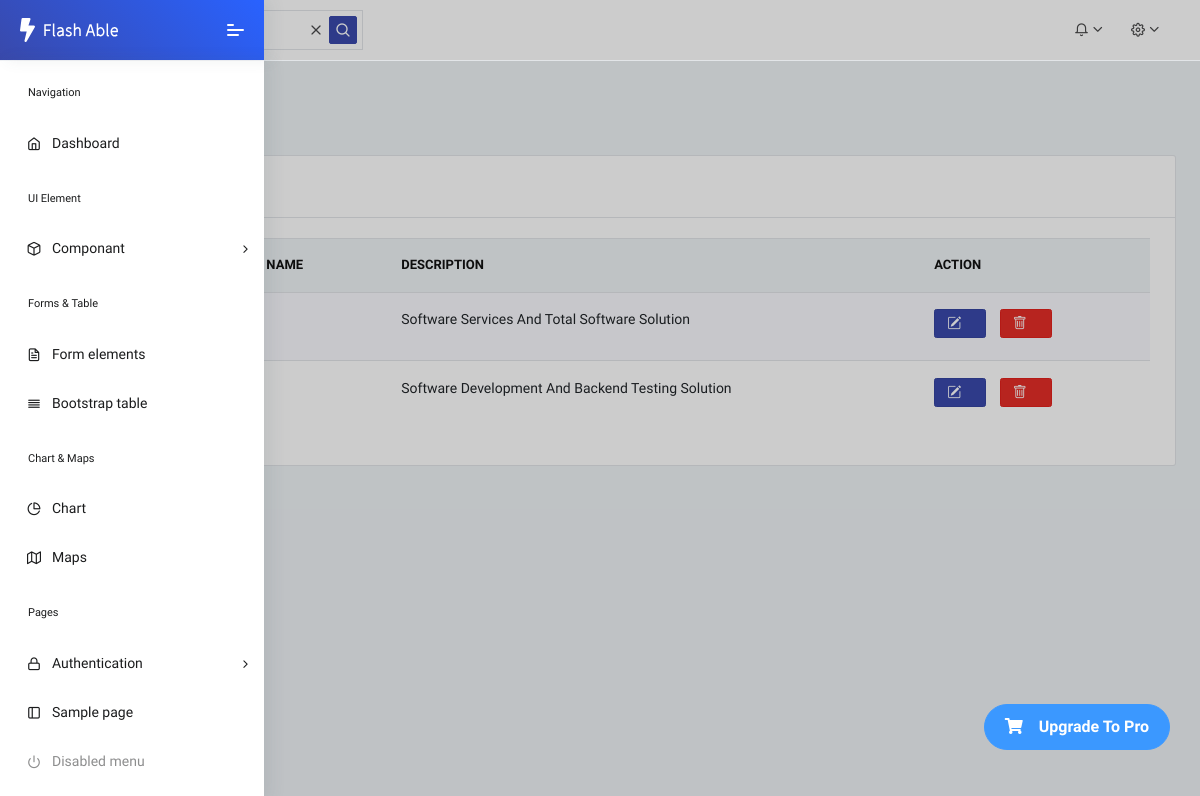
Screenshot of /list_department/ with the database file from the repository.
### core/models.py (models this page shows, shortened)
class Department(models.Model):
    name = models.CharField(max_length=100)
    description = models.TextField(blank=True)

### core/views.py (the view)
# urls.py: path('list_department/', views.list_department, name='list_department'),
def list_department(request):
     d_all = Department.objects.all()
     contaxt = {
         'd_all' : d_all
     }
     return render(request,'department/Department_list.html',contaxt)

### core/templates/department/Department_list.html (shortened to what this page needs)
{% extends 'dashboard/Admin_Dashboard.html' %}
{% load static %}
{% block mein %}
<div class="pcoded-main-container">
    <div class="pcoded-wrapper">
        <div class="pcoded-content">
            <div class="pcoded-inner-content">
                <div class="main-body">
                    <div class="page-wrapper">
                        <div class="page-header">
                            <div class="page-block">
                                <div class="row align-items-center">
                                    <div class="col-md-12">
                                        <div class="page-header-title">
                                            <h5 class="m-b-10">Department</h5>
                                        </div>
                                        <ul class="breadcrumb">
                                            <li class="breadcrumb-item"><a href="index.html"></a></li>
                                            <li class="breadcrumb-item"><a href="#!">Department List</a></li>
                                        </ul>
                                    </div>
                                </div>
                            </div>
                        </div>
                        <div class="row">
                             <div class="col-xl-12">
                                <div class="card">
                                    <div class="card-header">
                                        <h5>Striped Table</h5>
                                    </div>
                                    <div class="card-body table-border-style">
                                        <div class="table-responsive">
                                            <table class="table table-striped">
                                                <thead>
                                                    <tr>
                                                        <th>#</th>
                                                        <th>Department Name</th>
                                                        <th>Description</th>
                                                        <th>Action</th>
                                                    </tr>
                                                </thead>
                                                <tbody>
                                                    {% for department in d_all %}
                                                    <tr>
                                                        <td>{{department.id}}</td>
                                                        <td>{{department.name}}</td>
                                                        <td>{{department.description}}</td>
                                                        <td>
                                                            <a href="{%  url 'edit-department' pk=department.id %}" class="btn btn-sm btn-primary">
                                                                <i class="bi bi-pencil-square"></i>
                                                            </a>
                                                            <a href="{% url 'delete-department' pk=department.id %}" class="btn btn-sm btn-danger">
                                                                <i class="bi bi-trash"></i>
                                                            </a>
                                                        </td>
                                                    </tr>
                                                    {% endfor %}
                                                </tbody>
                                            </table>
                                        </div>
                                    </div>
                                </div>
                            </div>
                        </div>
                    </div>
                </div>
            </div>
        </div>
    </div>
</div>
{% endblock %}

### rows the page displays
Department: description "Software Services And Total Software Solution"
Department: description "Software Development And Backend Testing Solution"
